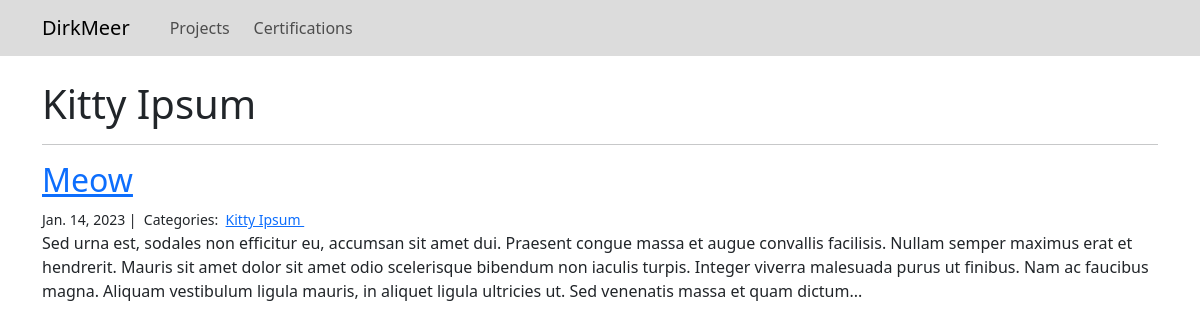
/blog/Kitty Ipsum/, run on an earlier commit of the app's database.
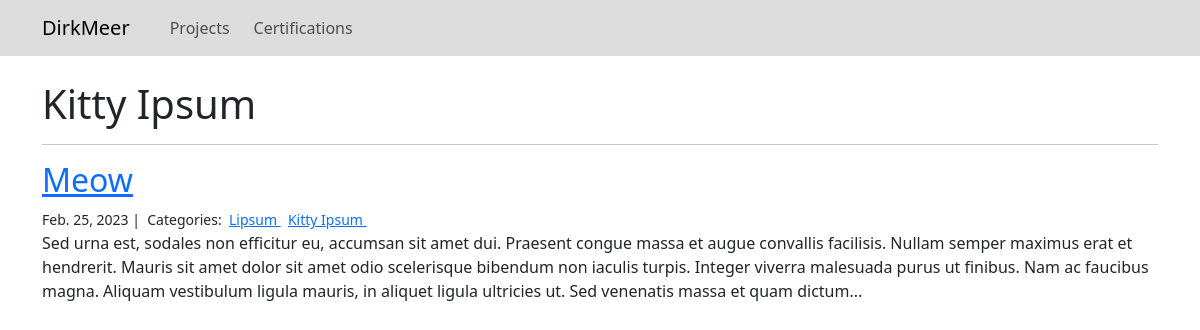
And on a later commit of the database.
### blog/models.py (models this page shows, shortened)
class Category(models.Model):
    name = models.CharField(max_length=20)
    class Meta:
        verbose_name_plural = 'Categories'

class Post(models.Model):
    title = models.CharField(max_length=255)
    body = models.TextField()
    created_on = models.DateTimeField(auto_now_add=True)
    last_modified = models.DateTimeField(auto_now=True)
    categories = models.ManyToManyField('Category', related_name='posts')

### blog/views.py (the view)
# urls.py: path('<category>/', views.blog_category, name='blog_category'),
def blog_category(request, category):
    posts = Post.objects.filter(
        categories__name__contains=category
    ).order_by(
        '-created_on'
    )
    context = {
        'category': category,
        'posts': posts,
    }
    return render(request, 'blog_category.html', context)

### blog/templates/blog_category.html
{% extends 'base.html' %}
{% block content %}
    <h1>{{ category | title }}</h1>
    <hr>
    {% for post in posts %}
        <h2><a href="{% url 'blog_detail' post.pk %}">{{ post.title }}</a></h2>
        <small>
            {{ post.created_on.date }} |&nbsp;
            Categories:&nbsp;
            {% for category in post.categories.all %}
            <a href="{% url 'blog_category' category.name %}">
                {{ category.name }}
            </a>&nbsp;
            {% endfor %}
        </small>
        <p>{{ post.body | slice:":400" }}...</p>
    {% endfor %}
{% endblock %}

What changed in the data, as far as the page shows it:
changed Post "Meow": gains Category (name "Lipsum"); created_on "Jan. 14, 2023" → "Feb. 25, 2023"
